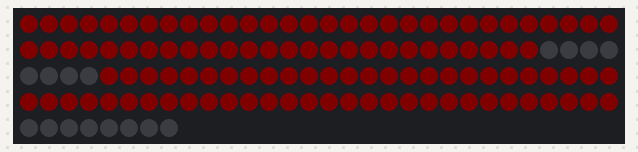
The program below on a simulated CircuitPython board. On the bench: 128 RGB LEDs in strip order, left to right, continuing on the next row. Dim RGB values are drawn brighter than linear.

Above: at 0.46 s.
At 1.08 s:
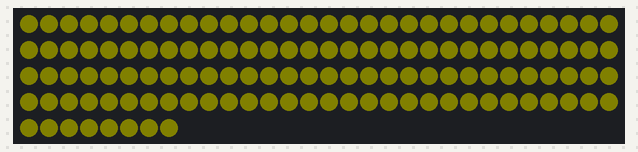

The program:

main.py
```python
import globalvariables

import time
import board
import neopixel

pixpin = board.A3
numpix = 128


strip = neopixel.NeoPixel(pixpin, numpix, brightness=0.02, auto_write=False)


def lookupColor(color,i):
    # no color
    if color == 10:
        strip[i] = (0,0,0)

    elif color == 11:
        strip[i] = (255,0,0)

    elif color == 12:
        strip[i] = (255,255,0)

    elif color == 13:
        strip[i] = (0,0,0)

    elif color == 14:
        strip[i] = (0,0,0)

    elif color == 15:
        strip[i] = (0,0,0)
    # pink
    elif color == 16:
        strip[i] = (0,0,0)
    # red
    elif color == 17:
        strip[i] = (0,0,0)

    elif color == 18:
        strip[i] = (0,0,0)


def showMessage(nextMessage,duration,myMessage):
    # start - fixed message 4
    # remember to change globalvariables.message#
    i = 0
    for r in range(0,8):
        for c in range(0,8):
            color = myMessage[r][c]
            lookupColor(color,i)
            i += 1
    for r in range(0,8):
        for c in range(8,16):
            color = myMessage[r][c]
            lookupColor(color,i)
            i += 1
    strip.write()
    time.sleep(duration)

    # switch to next message
    globalvariables.messageID = nextMessage


def showMessageD(nextMessage,duration,myMessage,startingPoint):
    # start - show Message
    if globalvariables.myStart == 0:
        globalvariables.myStart = 1
        globalvariables.countToMaxLength = startingPoint


    i = 0
    for r in range(globalvariables.countToMaxLength,globalvariables.countToMaxLength+8):
        for c in range(0,8):
            temp = r % len(myMessage)
            color = myMessage[temp][c]
            lookupColor(color,i)
            i += 1

    for r in range(globalvariables.countToMaxLength,globalvariables.countToMaxLength+8):
        for c in range(8,16):
            temp = r % len(myMessage)
            color = myMessage[temp][c]
            lookupColor(color,i)
            i += 1

    strip.write()

    globalvariables.countToMaxLength += 1
    globalvariables.durationCounter += 1
    if globalvariables.durationCounter > duration:
        globalvariables.countToMaxLength = 0
        globalvariables.myStart = 0
        globalvariables.durationCounter = 0
        globalvariables.messageID = nextMessage


def showMessageU(nextMessage,duration,myMessage,startingPoint):
    # start - show Message
    if globalvariables.myStart == 0:
        globalvariables.myStart = 1
        globalvariables.countToMaxLength = startingPoint


    i = 0
    for r in range(globalvariables.countToMaxLength,globalvariables.countToMaxLength+8):
        for c in range(0,8):
            temp = r % len(myMessage)
            color = myMessage[temp][c]
            lookupColor(color,i)
            i += 1

    for r in range(globalvariables.countToMaxLength,globalvariables.countToMaxLength+8):
        for c in range(8,16):
            temp = r % len(myMessage)
            color = myMessage[temp][c]
            lookupColor(color,i)
            i += 1

    strip.write()

    globalvariables.countToMaxLength -= 1
    globalvariables.durationCounter += 1
    if globalvariables.durationCounter > duration:
        globalvariables.countToMaxLength = 0
        globalvariables.myStart = 0
        globalvariables.durationCounter = 0
        globalvariables.messageID = nextMessage


while True:
    if globalvariables.messageID == 1:
        # showMessage(nextMessage,messageDuration,message)
        showMessageU(2,8,globalvariables.message0,0)

    elif globalvariables.messageID == 2:
        # showMessage(nextMessage,messageDuration,message)
        showMessage(3,0,globalvariables.message1)

    elif globalvariables.messageID == 3:
        # showMessage(nextMessage,messageDuration,message)
        showMessage(4,0,globalvariables.message2)

    elif globalvariables.messageID == 4:
        # showMessage(nextMessage,messageDuration,message)
        showMessage(5,0,globalvariables.message1)

    elif globalvariables.messageID == 5:
        # showMessage(nextMessage,messageDuration,message)
        showMessage(1,0,globalvariables.message2)
```

Source omitted: balvariables.py (data table, 2090 bytes)
